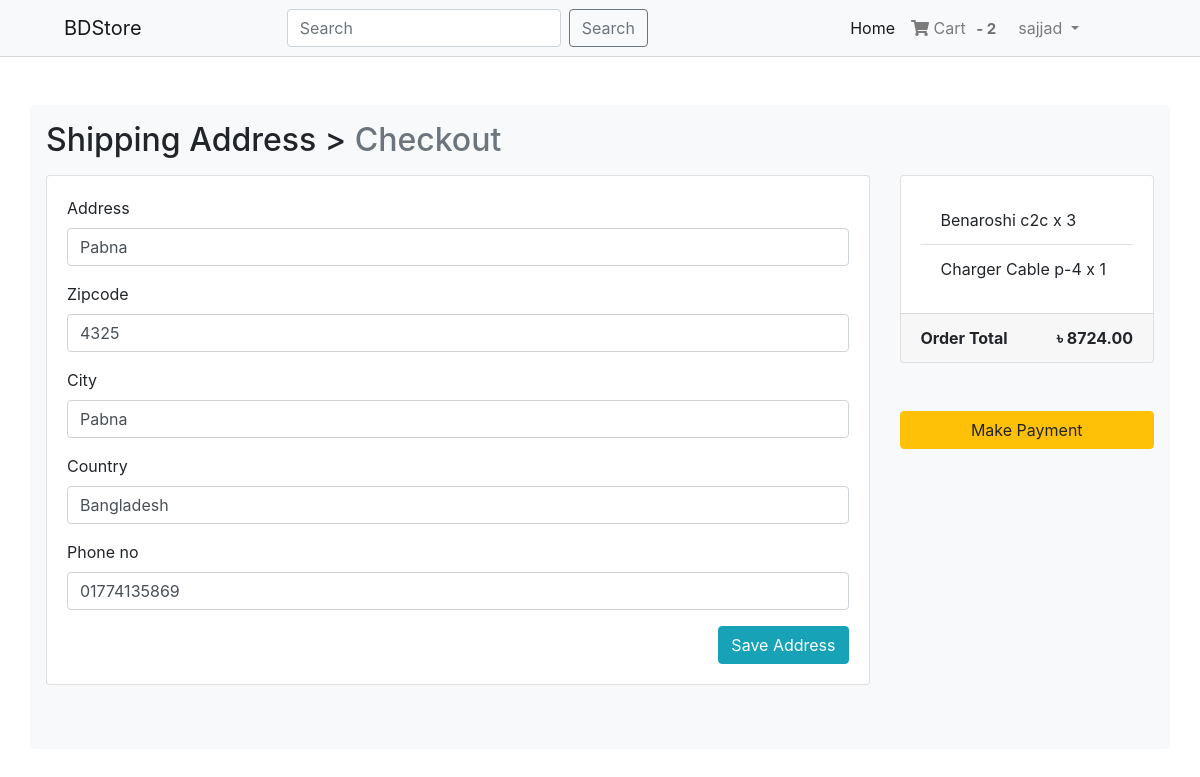
Page /payment/checkout/ (signed in) on the earlier database version.
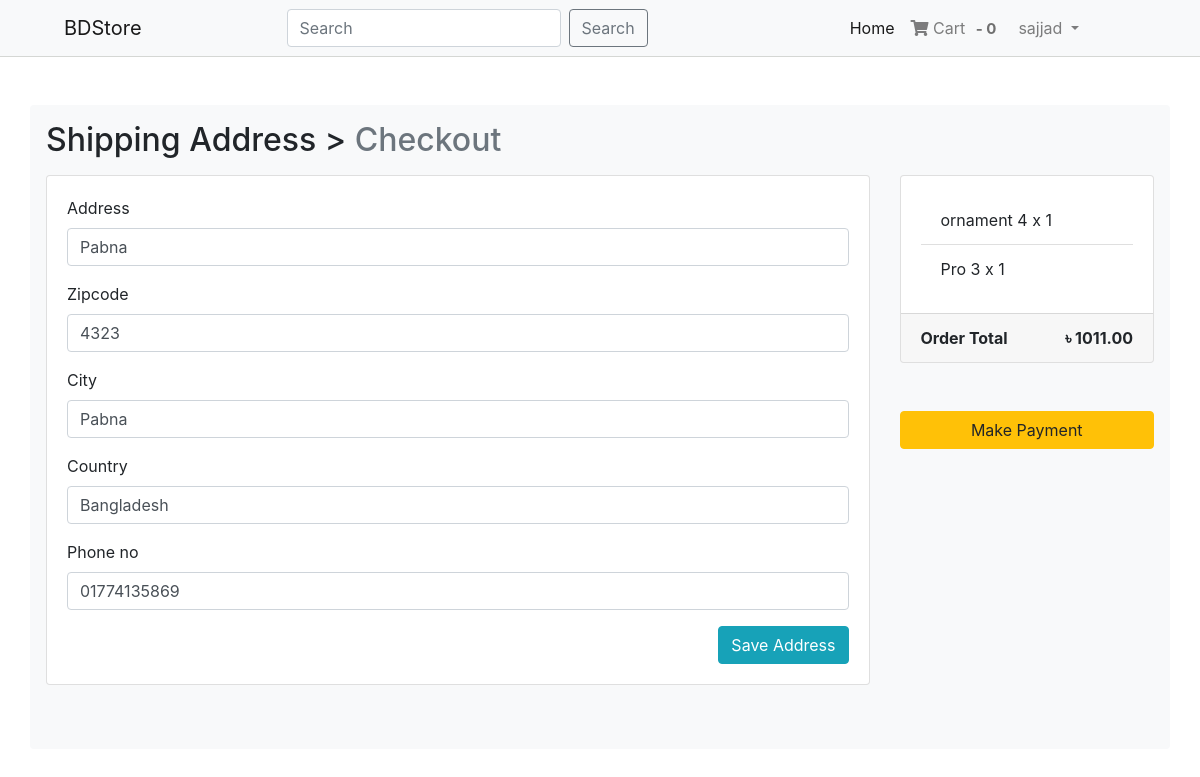
Same page on the later database version.
### Login/models.py (models this page shows, shortened)
class User(AbstractBaseUser,PermissionsMixin):
    email = models.EmailField(unique=True,null=False)
    is_staff = models.BooleanField(
        ugettext_lazy('staff status'),
        default=False,
        help_text=ugettext_lazy('Designates whether the user can log in this site'),
    )
    is_active= models.BooleanField(
        ugettext_lazy('active'),
        default=True,
        help_text=ugettext_lazy("Designates whether this user should be treated as active . Unselect this instead of deleting account ")
    )
    USERNAME_FIELD = 'email'
    objects = MyUserManager()

class Profile(models.Model):
    user = models.OneToOneField(User,on_delete=models.CASCADE,related_name="profile")
    username = models.CharField(max_length=264,blank=True)
    full_name = models.CharField(max_length=264,blank=True)
    address_1 = models.TextField(max_length=512,blank=True)
    city = models.CharField(max_length=40,blank=True)
    zipcode = models.CharField(max_length=10,blank=True)
    country = models.CharField(max_length=56,blank=True)
    phone = models.CharField(max_length=20,blank=True)
    date_joined = models.DateTimeField(auto_now_add=True)

### Order/models.py (models this page shows, shortened)
class Order(models.Model):
    orders_item = models.ManyToManyField(Cart)
    user = models.ForeignKey(settings.AUTH_USER_MODEL,on_delete=models.CASCADE)
    ordered = models.BooleanField(default=False)
    created = models.DateTimeField(auto_now_add=True)
    paymentId = models.CharField(max_length=264,blank=True,null=True)
    orderId = models.CharField(max_length=264,blank=True,null=True)
    def get_total_items(self):  #User define
        total = 0
        for order_item in self.orders_item.all():
            total += float(order_item.get_total())
        return total

class Cart(models.Model):
    user = models.ForeignKey(settings.AUTH_USER_MODEL,on_delete=models.CASCADE,related_name='cart')
    item = models.ForeignKey(Product,on_delete=models.CASCADE,related_name='product')
    quantity = models.IntegerField(default=1)
    purchased = models.BooleanField(default=False)
    created = models.DateTimeField(auto_now_add=True)
    updated = models.DateTimeField(auto_now=True)
    def get_total(self):    # User define
        total = self.item.price * self.quantity
        float_total = format(total,'0.2f')
        return float_total

### Payment/models.py (models this page shows, shortened)
class BillingAddress(models.Model):
    user = models.ForeignKey(settings.AUTH_USER_MODEL,on_delete=models.CASCADE)
    address = models.CharField(max_length=264, blank=True)
    zipcode = models.CharField(max_length=8, blank=True)
    city = models.CharField(max_length=30, blank=True)
    country = models.CharField(max_length=20, blank=True)
    phone_no = models.CharField(max_length=20,blank=True)
    def is_fully_filled(self):
        fields_name = [f.name for f in self._meta.get_fields()]
        for field in fields_name:
            value = getattr(self,field)
            if value is None or value == "":
                return False
        return True
    class Meta:
        verbose_name_plural = 'Billing Addresses'

### Shop/models.py (models this page shows, shortened)
class Product(models.Model):
    category = models.ForeignKey(Category,on_delete=models.CASCADE,related_name='category')
    main_image = models.ImageField(upload_to='media/Products')
    name = models.CharField(max_length=86)
    preview_text = models.TextField(max_length=128,verbose_name='Preview Text')
    detail_text = models.TextField(max_length=1024,verbose_name="Description")
    price = models.FloatField()
    old_price = models.FloatField(default=0.00)
    created = models.DateTimeField(auto_now_add=True)
    class Meta:
        ordering = ['-created']

### Payment/views.py (the view)
# urls.py: path('checkout/',views.checkout,name="checkout"),
@login_required
def checkout(request):
    saved_address = BillingAddress.objects.get_or_create(user=request.user)[0] # get_or_create querySet return a tuple.
    form = BillingForm(instance=saved_address)
    if request.method == "POST":
        form = BillingForm(request.POST,instance=saved_address)
        if form.is_valid():
            form.save()
            form = BillingForm(instance=saved_address)
            messages.info(request,"Shipping address saved !")
    order_qs = Order.objects.filter(user = request.user)[0]
    order_items = order_qs.orders_item.all()
    order_total = order_qs.get_total_items()
    return render(request,"Payment/checkout.html",{'form':form,'order_items':order_items,
                                                   'order_total':order_total,'saved_address':saved_address})

### Payment/forms.py
class BillingForm(forms.ModelForm):
    class Meta:
        model = BillingAddress
        exclude = ['user',]

### Order/templatetags/cart_counter.py (called while the page is built)
@register.filter
def cart_count(user):
    order = Order.objects.filter(user = user,ordered=False)
    if order.exists():
        return order[0].orders_item.count()
    else:
        return 0

### templates/Payment/checkout.html (shortened to what this page needs)
{% extends 'Base.html' %}
{% load crispy_forms_tags %}
{% block body_block %}
<div class="shadow-none p-3 mb-5 bg-light rounded mt-5 container">
    <h2 class="mb-3">
        Shipping Address > <span class="text-muted">Checkout</span>
      </h2>
      <div class="row">
        <div class="col-md-9">
          <div class="card mb-5" style="height: auto">
            <div class="card-body">
              <form method="POST">
                {{form|crispy}}
                <button type="submit" class="btn btn-info float-right">Save Address</button>
              </form>
            </div>
          </div>
        </div>
            <div class="col-md-3">
          <div class="card" style="height:auto">
            <div class="card-body">
              <ul class="list-group list-group-flush">
                {% for order_item in order_items %}
                  <li class="list-group-item">{{ order_item.item.name}} x {{order_item.quantity}}</li>
                {% endfor %}
              </ul>
            </div>
            <div class="card-footer">
              <span class="float-left"><b>Order Total</b></span>
              <span class="float-right"><b>&#2547; {{order_total|floatformat:2}}</b></span>
            </div>
          </div>
          <br>
          <br>
          {% if saved_address.is_fully_filled %}
          <center><a href="{% url 'Payment:payment' %}" class="btn btn-warning" style="width: 100%;">Make Payment</a></center>
          {% else %}
          <div class="alert alert-info">
            <p>Please fill up all the information to get payment-button here for making your payment !</p>
          </div>
          {% endif %}
        </div>
      </div>
</div>
{% endblock body_block %}

### templates/navbar.html (shortened to what this page needs)
{% load cart_counter %}
<div class="sticky-top" style="border-bottom: 1px solid rgba(212, 214, 211, 0.959);">
  <nav class="navbar navbar-expand-lg navbar-light bg-light">
    <a class="navbar-brand mx-5" href="/">BDStore</a>
    <div class="collapse navbar-collapse" id="navbarSupportedContent">
      <form class="form-inline my-2 my-lg-0 m-auto">
        <input class="form-control mr-sm-2" type="search" placeholder="Search" aria-label="Search">
        <button class="btn btn-outline-secondary my-2 my-sm-0" type="submit">Search</button>
      </form>
      <ul class="navbar-nav m-auto">
        <li class="nav-item active">
          <a class="nav-link" href="{% url 'Shop:home' %}">Home <span class="sr-only">(current)</span></a>
        </li>
        {% if user.is_authenticated %}
        <li class="nav-item">
          <a class="nav-link" href="{% url 'Order:cart' %}">
            <i class="fa fa-shopping-cart"></i>
            Cart
            <span class="badge badge-light" style="font-size: 15px; color: rgb(112, 112, 112);" >- {{request.user|cart_count }} </span></a>
        </li>
        <li class="nav-item dropdown">
            <a class="nav-link dropdown-toggle" href="#" id="navbarDropdown" role="button" data-toggle="dropdown" aria-haspopup="true" aria-expanded="false">
              {% if user.profile.username %}
              {{user.profile.username}}
              {% else %}
              Profile
              {% endif %}
            </a>
          </li>
        {% else %}
        <li class="nav-item">
            <a class="nav-link" href="{% url 'Login:login' %}">Login</a>
        </li>
        {% endif %}
      </ul>
    </div>
  </nav>
</div>

Differences in the rows shown:
removed Cart: item.name "Benaroshi c2c", quantity "3"
removed Cart: item.name "Charger Cable p-4", quantity "1"
changed User "sajjad": user|cart_count "2" → "0"
changed BillingAddress "Pabna": zipcode "4325" → "4323"
added Cart: item.name "ornament 4", quantity "1"
added Cart: item.name "Pro 3", quantity "1"
Other differences:
{{ order_total|floatformat:2 }}: "8724.00" → "1011.00"
